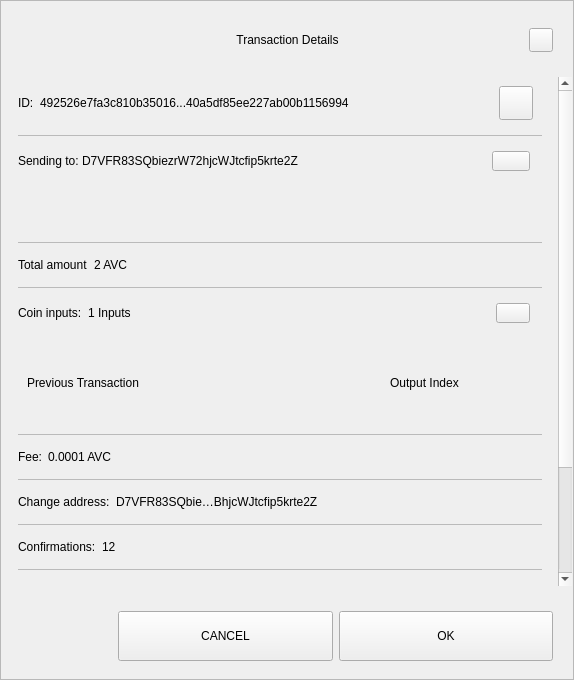
<?xml version="1.0" encoding="UTF-8"?>
<ui version="4.0">
 <class>TxDetailDialog</class>
 <widget class="QWidget" name="TxDetailDialog">
  <property name="geometry">
   <rect>
    <x>0</x>
    <y>0</y>
    <width>574</width>
    <height>680</height>
   </rect>
  </property>
  <property name="sizePolicy">
   <sizepolicy hsizetype="Preferred" vsizetype="Expanding">
    <horstretch>0</horstretch>
    <verstretch>0</verstretch>
   </sizepolicy>
  </property>
  <property name="minimumSize">
   <size>
    <width>574</width>
    <height>500</height>
   </size>
  </property>
  <property name="windowTitle">
   <string>Form</string>
  </property>
  <property name="styleSheet">
   <string notr="true"/>
  </property>
  <layout class="QVBoxLayout" name="verticalLayout_3">
   <property name="spacing">
    <number>0</number>
   </property>
   <property name="leftMargin">
    <number>0</number>
   </property>
   <property name="topMargin">
    <number>0</number>
   </property>
   <property name="rightMargin">
    <number>0</number>
   </property>
   <property name="bottomMargin">
    <number>0</number>
   </property>
   <item>
    <widget class="QFrame" name="frame">
     <property name="sizePolicy">
      <sizepolicy hsizetype="Preferred" vsizetype="Expanding">
       <horstretch>0</horstretch>
       <verstretch>0</verstretch>
      </sizepolicy>
     </property>
     <property name="styleSheet">
      <string notr="true"/>
     </property>
     <property name="frameShape">
      <enum>QFrame::StyledPanel</enum>
     </property>
     <property name="frameShadow">
      <enum>QFrame::Raised</enum>
     </property>
     <layout class="QVBoxLayout" name="verticalLayout">
      <property name="leftMargin">
       <number>0</number>
      </property>
      <property name="rightMargin">
       <number>0</number>
      </property>
      <item>
       <layout class="QHBoxLayout" name="horizontalLayout_3">
        <property name="spacing">
         <number>0</number>
        </property>
        <property name="leftMargin">
         <number>20</number>
        </property>
        <property name="topMargin">
         <number>10</number>
        </property>
        <property name="rightMargin">
         <number>20</number>
        </property>
        <item>
         <spacer name="horizontalSpacer_1">
          <property name="orientation">
           <enum>Qt::Horizontal</enum>
          </property>
          <property name="sizeHint" stdset="0">
           <size>
            <width>40</width>
            <height>20</height>
           </size>
          </property>
         </spacer>
        </item>
        <item>
         <widget class="QLabel" name="labelTitle">
          <property name="minimumSize">
           <size>
            <width>0</width>
            <height>40</height>
           </size>
          </property>
          <property name="maximumSize">
           <size>
            <width>16777215</width>
            <height>40</height>
           </size>
          </property>
          <property name="styleSheet">
           <string notr="true">padding-left:24px;</string>
          </property>
          <property name="text">
           <string>Transaction Details</string>
          </property>
          <property name="alignment">
           <set>Qt::AlignCenter</set>
          </property>
          <property name="margin">
           <number>7</number>
          </property>
         </widget>
        </item>
        <item>
         <spacer name="horizontalSpacer_2">
          <property name="orientation">
           <enum>Qt::Horizontal</enum>
          </property>
          <property name="sizeHint" stdset="0">
           <size>
            <width>40</width>
            <height>20</height>
           </size>
          </property>
         </spacer>
        </item>
        <item>
         <widget class="QPushButton" name="btnEsc">
          <property name="minimumSize">
           <size>
            <width>24</width>
            <height>24</height>
           </size>
          </property>
          <property name="maximumSize">
           <size>
            <width>24</width>
            <height>24</height>
           </size>
          </property>
          <property name="focusPolicy">
           <enum>Qt::NoFocus</enum>
          </property>
          <property name="text">
           <string/>
          </property>
         </widget>
        </item>
       </layout>
      </item>
      <item>
       <spacer name="verticalSpacer">
        <property name="orientation">
         <enum>Qt::Vertical</enum>
        </property>
        <property name="sizeType">
         <enum>QSizePolicy::Fixed</enum>
        </property>
        <property name="sizeHint" stdset="0">
         <size>
          <width>20</width>
          <height>10</height>
         </size>
        </property>
       </spacer>
      </item>
      <item>
       <widget class="QWidget" name="layoutScroll" native="true">
        <property name="minimumSize">
         <size>
          <width>0</width>
          <height>0</height>
         </size>
        </property>
        <layout class="QVBoxLayout" name="verticalLayout_4">
         <property name="leftMargin">
          <number>0</number>
         </property>
         <property name="topMargin">
          <number>0</number>
         </property>
         <property name="rightMargin">
          <number>0</number>
         </property>
         <item>
          <widget class="QScrollArea" name="scrollArea">
           <property name="styleSheet">
            <string notr="true">#scrollArea {
background:transparent;
}</string>
           </property>
           <property name="horizontalScrollBarPolicy">
            <enum>Qt::ScrollBarAlwaysOff</enum>
           </property>
           <property name="sizeAdjustPolicy">
            <enum>QAbstractScrollArea::AdjustIgnored</enum>
           </property>
           <property name="widgetResizable">
            <bool>true</bool>
           </property>
           <property name="alignment">
            <set>Qt::AlignLeading|Qt::AlignLeft|Qt::AlignTop</set>
           </property>
           <widget class="QWidget" name="scrollAreaWidgetContents">
            <property name="geometry">
             <rect>
              <x>0</x>
              <y>0</y>
              <width>556</width>
              <height>672</height>
             </rect>
            </property>
            <property name="autoFillBackground">
             <bool>false</bool>
            </property>
            <property name="styleSheet">
             <string notr="true">#scrollAreaWidgetContents {
background:transparent;
}</string>
            </property>
            <layout class="QVBoxLayout" name="verticalLayout_7">
             <property name="spacing">
              <number>0</number>
             </property>
             <property name="sizeConstraint">
              <enum>QLayout::SetDefaultConstraint</enum>
             </property>
             <property name="leftMargin">
              <number>0</number>
             </property>
             <property name="topMargin">
              <number>0</number>
             </property>
             <property name="rightMargin">
              <number>0</number>
             </property>
             <property name="bottomMargin">
              <number>0</number>
             </property>
             <item>
              <widget class="QWidget" name="content" native="true">
               <layout class="QVBoxLayout" name="verticalLayout_2">
                <property name="leftMargin">
                 <number>16</number>
                </property>
                <property name="topMargin">
                 <number>0</number>
                </property>
                <property name="rightMargin">
                 <number>16</number>
                </property>
                <item>
                 <widget class="QWidget" name="contentID" native="true">
                  <layout class="QHBoxLayout" name="horizontalLayout_12" stretch="0,1,0">
                   <property name="leftMargin">
                    <number>0</number>
                   </property>
                   <item>
                    <widget class="QLabel" name="labelId">
                     <property name="maximumSize">
                      <size>
                       <width>16777215</width>
                       <height>16777215</height>
                      </size>
                     </property>
                     <property name="text">
                      <string>ID:</string>
                     </property>
                    </widget>
                   </item>
                   <item>
                    <widget class="QLabel" name="textId">
                     <property name="text">
                      <string>492526e7fa3c810b35016...40a5df85ee227ab00b1156994</string>
                     </property>
                    </widget>
                   </item>
                   <item>
                    <widget class="QPushButton" name="pushCopy">
                     <property name="minimumSize">
                      <size>
                       <width>34</width>
                       <height>34</height>
                      </size>
                     </property>
                     <property name="maximumSize">
                      <size>
                       <width>34</width>
                       <height>34</height>
                      </size>
                     </property>
                     <property name="focusPolicy">
                      <enum>Qt::NoFocus</enum>
                     </property>
                     <property name="text">
                      <string/>
                     </property>
                     <property name="iconSize">
                      <size>
                       <width>24</width>
                       <height>24</height>
                      </size>
                     </property>
                    </widget>
                   </item>
                  </layout>
                 </widget>
                </item>
                <item>
                 <widget class="QLabel" name="labelDivider9">
                  <property name="maximumSize">
                   <size>
                    <width>16777215</width>
                    <height>1</height>
                   </size>
                  </property>
                  <property name="styleSheet">
                   <string notr="true">background-color:#bababa;</string>
                  </property>
                  <property name="text">
                   <string/>
                  </property>
                 </widget>
                </item>
                <item>
                 <widget class="QWidget" name="contentOutputs" native="true">
                  <layout class="QHBoxLayout" name="horizontalLayout_11" stretch="0,3,0">
                   <property name="spacing">
                    <number>0</number>
                   </property>
                   <property name="leftMargin">
                    <number>0</number>
                   </property>
                   <property name="rightMargin">
                    <number>12</number>
                   </property>
                   <item>
                    <widget class="QLabel" name="labelSend">
                     <property name="maximumSize">
                      <size>
                       <width>16777215</width>
                       <height>16777215</height>
                      </size>
                     </property>
                     <property name="text">
                      <string>Sending to: </string>
                     </property>
                    </widget>
                   </item>
                   <item>
                    <widget class="QLabel" name="textSend">
                     <property name="text">
                      <string>D7VFR83SQbiezrW72hjcWJtcfip5krte2Z </string>
                     </property>
                    </widget>
                   </item>
                   <item>
                    <widget class="QPushButton" name="pushOutputs">
                     <property name="minimumSize">
                      <size>
                       <width>34</width>
                       <height>20</height>
                      </size>
                     </property>
                     <property name="maximumSize">
                      <size>
                       <width>38</width>
                       <height>20</height>
                      </size>
                     </property>
                     <property name="focusPolicy">
                      <enum>Qt::NoFocus</enum>
                     </property>
                     <property name="styleSheet">
                      <string notr="true"/>
                     </property>
                     <property name="text">
                      <string/>
                     </property>
                    </widget>
                   </item>
                  </layout>
                 </widget>
                </item>
                <item>
                 <widget class="QScrollArea" name="outputsScrollArea">
                  <property name="minimumSize">
                   <size>
                    <width>0</width>
                    <height>50</height>
                   </size>
                  </property>
                  <property name="styleSheet">
                   <string notr="true">#outputsScrollArea {
background:transparent;
}</string>
                  </property>
                  <property name="widgetResizable">
                   <bool>true</bool>
                  </property>
                  <widget class="QWidget" name="container_outputs_base">
                   <property name="geometry">
                    <rect>
                     <x>0</x>
                     <y>0</y>
                     <width>522</width>
                     <height>48</height>
                    </rect>
                   </property>
                   <property name="styleSheet">
                    <string notr="true">#container_outputs_base {
background:transparent;
}</string>
                   </property>
                  </widget>
                 </widget>
                </item>
                <item>
                 <widget class="QLabel" name="labelDivider8">
                  <property name="maximumSize">
                   <size>
                    <width>16777215</width>
                    <height>1</height>
                   </size>
                  </property>
                  <property name="styleSheet">
                   <string notr="true">background-color:#bababa;</string>
                  </property>
                  <property name="text">
                   <string/>
                  </property>
                 </widget>
                </item>
                <item>
                 <widget class="QWidget" name="contentAmount" native="true">
                  <layout class="QHBoxLayout" name="horizontalLayout_4" stretch="0,1">
                   <property name="leftMargin">
                    <number>0</number>
                   </property>
                   <item>
                    <widget class="QLabel" name="labelAmount">
                     <property name="maximumSize">
                      <size>
                       <width>16777215</width>
                       <height>16777215</height>
                      </size>
                     </property>
                     <property name="text">
                      <string>Total amount</string>
                     </property>
                    </widget>
                   </item>
                   <item>
                    <widget class="QLabel" name="textAmount">
                     <property name="text">
                      <string>2 AVC</string>
                     </property>
                    </widget>
                   </item>
                  </layout>
                 </widget>
                </item>
                <item>
                 <widget class="QLabel" name="labelDivider6">
                  <property name="maximumSize">
                   <size>
                    <width>16777215</width>
                    <height>1</height>
                   </size>
                  </property>
                  <property name="styleSheet">
                   <string notr="true">background-color:#bababa;</string>
                  </property>
                  <property name="text">
                   <string/>
                  </property>
                 </widget>
                </item>
                <item>
                 <widget class="QWidget" name="contentInputs" native="true">
                  <layout class="QHBoxLayout" name="horizontalLayout" stretch="0,2,0">
                   <property name="leftMargin">
                    <number>0</number>
                   </property>
                   <property name="rightMargin">
                    <number>12</number>
                   </property>
                   <item>
                    <widget class="QLabel" name="labelInputs">
                     <property name="sizePolicy">
                      <sizepolicy hsizetype="Minimum" vsizetype="Preferred">
                       <horstretch>0</horstretch>
                       <verstretch>0</verstretch>
                      </sizepolicy>
                     </property>
                     <property name="maximumSize">
                      <size>
                       <width>16777215</width>
                       <height>16777215</height>
                      </size>
                     </property>
                     <property name="text">
                      <string>Coin inputs:</string>
                     </property>
                    </widget>
                   </item>
                   <item>
                    <widget class="QLabel" name="textInputs">
                     <property name="text">
                      <string>1 Inputs</string>
                     </property>
                    </widget>
                   </item>
                   <item>
                    <widget class="QPushButton" name="pushInputs">
                     <property name="maximumSize">
                      <size>
                       <width>34</width>
                       <height>20</height>
                      </size>
                     </property>
                     <property name="focusPolicy">
                      <enum>Qt::NoFocus</enum>
                     </property>
                     <property name="styleSheet">
                      <string notr="true"/>
                     </property>
                     <property name="text">
                      <string/>
                     </property>
                    </widget>
                   </item>
                  </layout>
                 </widget>
                </item>
                <item>
                 <widget class="QFrame" name="gridInputs">
                  <property name="sizePolicy">
                   <sizepolicy hsizetype="Preferred" vsizetype="MinimumExpanding">
                    <horstretch>0</horstretch>
                    <verstretch>0</verstretch>
                   </sizepolicy>
                  </property>
                  <property name="minimumSize">
                   <size>
                    <width>0</width>
                    <height>90</height>
                   </size>
                  </property>
                  <layout class="QGridLayout" name="gridLayoutInput" columnstretch="5,2" rowminimumheight="0">
                   <property name="sizeConstraint">
                    <enum>QLayout::SetMaximumSize</enum>
                   </property>
                   <property name="verticalSpacing">
                    <number>0</number>
                   </property>
                   <item row="0" column="0" alignment="Qt::AlignLeft">
                    <widget class="QLabel" name="labelTitlePrevTx">
                     <property name="text">
                      <string>Previous Transaction</string>
                     </property>
                    </widget>
                   </item>
                   <item row="0" column="1" alignment="Qt::AlignLeft">
                    <widget class="QLabel" name="labelOutputIndex">
                     <property name="text">
                      <string>Output Index</string>
                     </property>
                     <property name="alignment">
                      <set>Qt::AlignCenter</set>
                     </property>
                    </widget>
                   </item>
                  </layout>
                 </widget>
                </item>
                <item>
                 <widget class="QLabel" name="labelDivider1">
                  <property name="maximumSize">
                   <size>
                    <width>16777215</width>
                    <height>1</height>
                   </size>
                  </property>
                  <property name="styleSheet">
                   <string notr="true">background-color:#bababa;</string>
                  </property>
                  <property name="text">
                   <string/>
                  </property>
                 </widget>
                </item>
                <item>
                 <widget class="QWidget" name="contentFee" native="true">
                  <layout class="QHBoxLayout" name="horizontalLayout_7" stretch="0,1">
                   <property name="leftMargin">
                    <number>0</number>
                   </property>
                   <item>
                    <widget class="QLabel" name="labelFee">
                     <property name="maximumSize">
                      <size>
                       <width>16777215</width>
                       <height>16777215</height>
                      </size>
                     </property>
                     <property name="text">
                      <string>Fee:</string>
                     </property>
                    </widget>
                   </item>
                   <item>
                    <widget class="QLabel" name="textFee">
                     <property name="text">
                      <string>0.0001 AVC</string>
                     </property>
                    </widget>
                   </item>
                  </layout>
                 </widget>
                </item>
                <item>
                 <widget class="QLabel" name="labelDivider2">
                  <property name="maximumSize">
                   <size>
                    <width>16777215</width>
                    <height>1</height>
                   </size>
                  </property>
                  <property name="styleSheet">
                   <string notr="true">background-color:#bababa;</string>
                  </property>
                  <property name="text">
                   <string/>
                  </property>
                 </widget>
                </item>
                <item>
                 <widget class="QWidget" name="contentChangeAddress" native="true">
                  <layout class="QHBoxLayout" name="horizontalLayout_6" stretch="0,1">
                   <property name="leftMargin">
                    <number>0</number>
                   </property>
                   <item>
                    <widget class="QLabel" name="labelChange">
                     <property name="maximumSize">
                      <size>
                       <width>16777215</width>
                       <height>16777215</height>
                      </size>
                     </property>
                     <property name="text">
                      <string>Change address:</string>
                     </property>
                    </widget>
                   </item>
                   <item>
                    <widget class="QLabel" name="textChange">
                     <property name="text">
                      <string>D7VFR83SQbie…BhjcWJtcfip5krte2Z </string>
                     </property>
                    </widget>
                   </item>
                  </layout>
                 </widget>
                </item>
                <item>
                 <widget class="QLabel" name="labelDivider4">
                  <property name="maximumSize">
                   <size>
                    <width>16777215</width>
                    <height>1</height>
                   </size>
                  </property>
                  <property name="styleSheet">
                   <string notr="true">background-color:#bababa;</string>
                  </property>
                  <property name="text">
                   <string/>
                  </property>
                 </widget>
                </item>
                <item>
                 <widget class="QWidget" name="contentConfirmations" native="true">
                  <layout class="QHBoxLayout" name="horizontalLayout_8" stretch="0,1">
                   <property name="leftMargin">
                    <number>0</number>
                   </property>
                   <item>
                    <widget class="QLabel" name="labelConfirmations">
                     <property name="maximumSize">
                      <size>
                       <width>16777215</width>
                       <height>16777215</height>
                      </size>
                     </property>
                     <property name="text">
                      <string>Confirmations:</string>
                     </property>
                    </widget>
                   </item>
                   <item>
                    <widget class="QLabel" name="textConfirmations">
                     <property name="text">
                      <string>12</string>
                     </property>
                    </widget>
                   </item>
                  </layout>
                 </widget>
                </item>
                <item>
                 <widget class="QLabel" name="labelDivider7">
                  <property name="maximumSize">
                   <size>
                    <width>16777215</width>
                    <height>1</height>
                   </size>
                  </property>
                  <property name="styleSheet">
                   <string notr="true">background-color:#bababa;</string>
                  </property>
                  <property name="text">
                   <string/>
                  </property>
                 </widget>
                </item>
                <item>
                 <widget class="QWidget" name="contentSize" native="true">
                  <layout class="QHBoxLayout" name="horizontalLayout_9" stretch="0,1">
                   <property name="leftMargin">
                    <number>0</number>
                   </property>
                   <item>
                    <widget class="QLabel" name="labelSize">
                     <property name="maximumSize">
                      <size>
                       <width>16777215</width>
                       <height>16777215</height>
                      </size>
                     </property>
                     <property name="text">
                      <string>Size:</string>
                     </property>
                    </widget>
                   </item>
                   <item>
                    <widget class="QLabel" name="textSize">
                     <property name="text">
                      <string>2 kB</string>
                     </property>
                    </widget>
                   </item>
                  </layout>
                 </widget>
                </item>
                <item>
                 <widget class="QLabel" name="labelDivider3">
                  <property name="maximumSize">
                   <size>
                    <width>16777215</width>
                    <height>1</height>
                   </size>
                  </property>
                  <property name="styleSheet">
                   <string notr="true">background-color:#bababa;</string>
                  </property>
                  <property name="text">
                   <string/>
                  </property>
                 </widget>
                </item>
                <item>
                 <widget class="QWidget" name="contentDate" native="true">
                  <layout class="QHBoxLayout" name="horizontalLayout_5" stretch="0,1">
                   <property name="leftMargin">
                    <number>0</number>
                   </property>
                   <item>
                    <widget class="QLabel" name="labelDate">
                     <property name="maximumSize">
                      <size>
                       <width>16777215</width>
                       <height>16777215</height>
                      </size>
                     </property>
                     <property name="text">
                      <string>Date:</string>
                     </property>
                    </widget>
                   </item>
                   <item>
                    <widget class="QLabel" name="textDate">
                     <property name="text">
                      <string>May 25, 2017</string>
                     </property>
                    </widget>
                   </item>
                  </layout>
                 </widget>
                </item>
                <item>
                 <widget class="QLabel" name="labelDivider5">
                  <property name="maximumSize">
                   <size>
                    <width>16777215</width>
                    <height>1</height>
                   </size>
                  </property>
                  <property name="styleSheet">
                   <string notr="true">background-color:#bababa;</string>
                  </property>
                  <property name="text">
                   <string/>
                  </property>
                 </widget>
                </item>
                <item>
                 <widget class="QWidget" name="contentStatus" native="true">
                  <layout class="QHBoxLayout" name="horizontalLayout_10" stretch="0,1">
                   <property name="leftMargin">
                    <number>0</number>
                   </property>
                   <item>
                    <widget class="QLabel" name="labelStatus">
                     <property name="maximumSize">
                      <size>
                       <width>16777215</width>
                       <height>16777215</height>
                      </size>
                     </property>
                     <property name="text">
                      <string>Status:</string>
                     </property>
                    </widget>
                   </item>
                   <item>
                    <widget class="QLabel" name="textStatus">
                     <property name="text">
                      <string>Spendable</string>
                     </property>
                    </widget>
                   </item>
                  </layout>
                 </widget>
                </item>
                <item>
                 <spacer name="verticalSpacer_2">
                  <property name="orientation">
                   <enum>Qt::Vertical</enum>
                  </property>
                  <property name="sizeType">
                   <enum>QSizePolicy::Expanding</enum>
                  </property>
                  <property name="sizeHint" stdset="0">
                   <size>
                    <width>20</width>
                    <height>10</height>
                   </size>
                  </property>
                 </spacer>
                </item>
                <item>
                 <widget class="QLabel" name="labelWarning">
                  <property name="text">
                   <string>TextLabel</string>
                  </property>
                  <property name="alignment">
                   <set>Qt::AlignCenter</set>
                  </property>
                 </widget>
                </item>
               </layout>
              </widget>
             </item>
            </layout>
           </widget>
          </widget>
         </item>
        </layout>
       </widget>
      </item>
      <item>
       <widget class="QWidget" name="containerButtons" native="true">
        <layout class="QHBoxLayout" name="horizontalLayout1" stretch="1,2,2">
         <property name="leftMargin">
          <number>10</number>
         </property>
         <property name="rightMargin">
          <number>20</number>
         </property>
         <item>
          <spacer name="horizontalSpacer_3">
           <property name="orientation">
            <enum>Qt::Horizontal</enum>
           </property>
           <property name="sizeHint" stdset="0">
            <size>
             <width>40</width>
             <height>20</height>
            </size>
           </property>
          </spacer>
         </item>
         <item>
          <widget class="QPushButton" name="btnCancel">
           <property name="minimumSize">
            <size>
             <width>200</width>
             <height>50</height>
            </size>
           </property>
           <property name="focusPolicy">
            <enum>Qt::NoFocus</enum>
           </property>
           <property name="text">
            <string>CANCEL</string>
           </property>
          </widget>
         </item>
         <item>
          <widget class="QPushButton" name="btnSave">
           <property name="minimumSize">
            <size>
             <width>200</width>
             <height>50</height>
            </size>
           </property>
           <property name="focusPolicy">
            <enum>Qt::NoFocus</enum>
           </property>
           <property name="text">
            <string>OK</string>
           </property>
          </widget>
         </item>
        </layout>
       </widget>
      </item>
     </layout>
    </widget>
   </item>
  </layout>
 </widget>
 <resources/>
 <connections/>
</ui>
